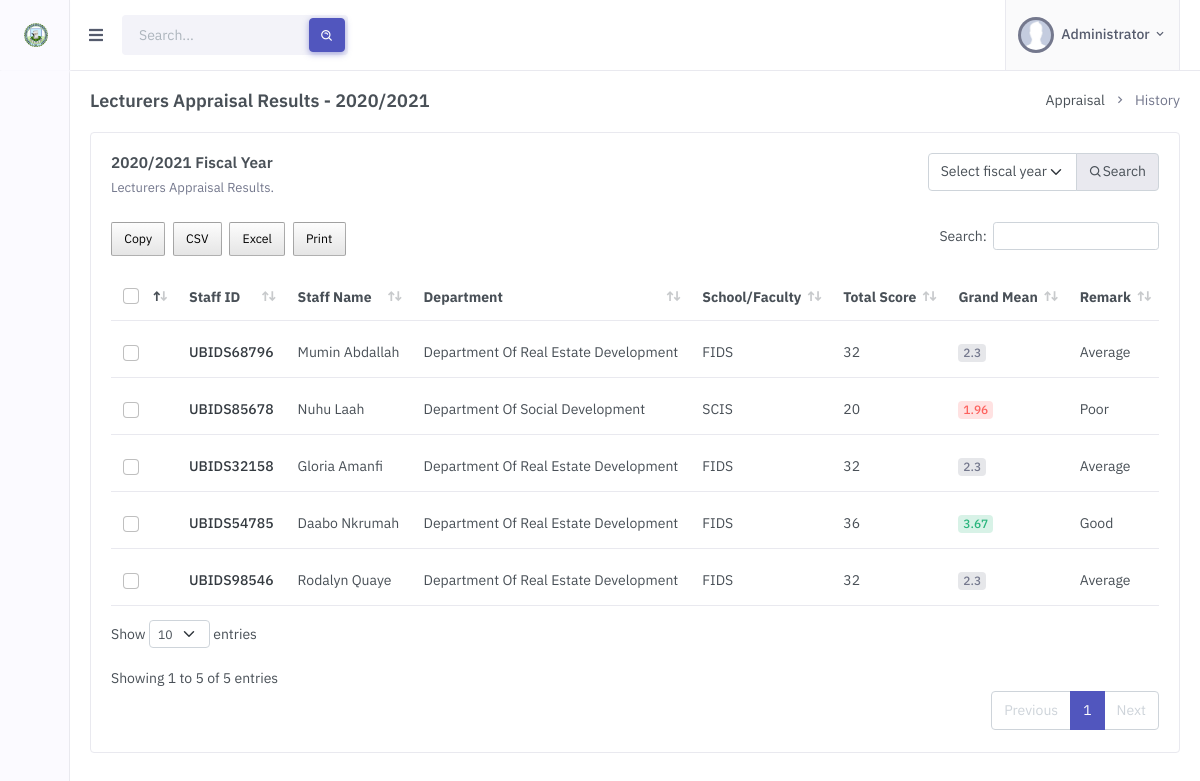
/admin/appraisal-history-lecturer.php (signed in), run on an earlier commit of the app's database.
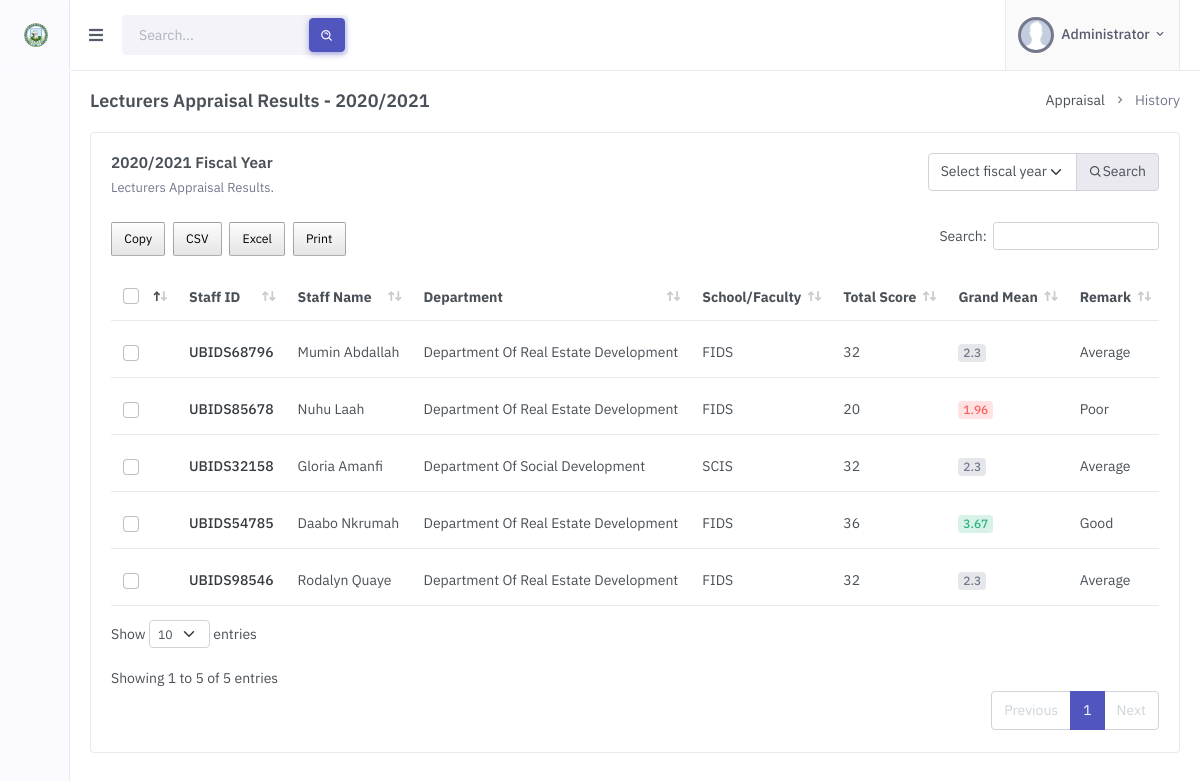
And on a later commit of the database.
### tables this page shows
CREATE TABLE `appraisal` (
  `appraisal_id` int(11) NOT NULL,
  `staff_id` int(11) NOT NULL,
  `department_id` int(11) NOT NULL,
  `fiscal_session_id` int(11) NOT NULL,
  `total_score` int(11) NOT NULL,
  `grand_mean` double NOT NULL,
  `remarks` varchar(60) NOT NULL,
  `general_comments` longtext NOT NULL
);

CREATE TABLE `departments` (
  `department_id` int(11) NOT NULL,
  `department_name` varchar(255) NOT NULL,
  `school_faculty_id` int(11) NOT NULL
);

CREATE TABLE `schools_faculties` (
  `school_faculty_id` int(11) NOT NULL,
  `school_faculty_name` varchar(255) NOT NULL,
  `acronym` varchar(50) NOT NULL
);

CREATE TABLE `staff` (
  `staff_id` int(11) NOT NULL,
  `staff_id_no` varchar(50) NOT NULL,
  `title` varchar(10) NOT NULL,
  `staff_name` varchar(50) NOT NULL,
  `sch_fac_dept_id` int(11) NOT NULL,
  `role` varchar(50) NOT NULL,
  `position` varchar(60) NOT NULL,
  `email` varchar(255) NOT NULL
);

### dbh/db_functions.php (called while the page is built, shortened)
<?php
function select_all_where($table_name, $where_field, $where_keyword) {
    global $pdo;
    $sql = "SELECT * FROM $table_name WHERE $where_field = ?";
    $stmt = $pdo->prepare($sql);
    $stmt->execute([$where_keyword]);
    $result = $stmt->fetchAll();
    return $result;
}
function select_all_desc_id_limit($table, $primary_key, $limit) {
    global $pdo;
    $sql = "SELECT * FROM $table ORDER BY $primary_key desc LIMIT $limit";
    $stmt = $pdo->prepare($sql);
    $stmt->execute();
    $result = $stmt->fetchAll();
    return $result;
}
function department_school_faculty_id($department_id) {
    global $pdo;
    $sql = "SELECT * FROM departments WHERE department_id=?";
    $stmt = $pdo->prepare($sql);
    $stmt->execute([$department_id]);
    $result = $stmt->fetchAll();
    return $result[0]['school_faculty_id'];
}
function school_faculty_acronym($school_faculty_id) {
    global $pdo;
    $sql = "SELECT * FROM schools_faculties WHERE school_faculty_id=?";
    $stmt = $pdo->prepare($sql);
    $stmt->execute([$school_faculty_id]);
    $result = $stmt->fetchAll();
    return $result[0]['acronym'];
}

### admin/appraisal-history-lecturer.php (the view, shortened to what the changed rows need)
<!doctype html>
<html lang="en">
    <head>
        <link href="../assets/libs/flatpickr/flatpickr.min.css" rel="stylesheet" type="text/css">
        <link href="../assets/libs/datatables.net-bs4/css/dataTables.bootstrap4.min.css" rel="stylesheet" type="text/css" />
        <link href="../assets/libs/datatables.net-responsive-bs4/css/responsive.bootstrap4.min.css" rel="stylesheet" type="text/css" />
        <link rel="stylesheet" href="../assets/css/buttons.dataTables.min.css">
        <link rel="stylesheet" href="../assets/css/preloader.min.css" type="text/css" />
        <link href="../assets/css/bootstrap.min.css" id="bootstrap-style" rel="stylesheet" type="text/css" />
        <link href="../assets/css/icons.min.css" rel="stylesheet" type="text/css" />
        <link href="../assets/css/app.min.css" id="app-style" rel="stylesheet" type="text/css" />
    </head>
    <body>
        <?php
            include "includes/header.inc.php";
            $search_fiscal_session_id = 0;
            if(!isset($_POST['year']) || empty($_POST['year'])) {
                $last_fiscal_session = select_all_desc_id_limit("fiscal_sessions", "fiscal_session_id", 1);
                if(count($last_fiscal_session) > 0) {
                    $search_fiscal_session_id = $last_fiscal_session[0]['fiscal_session_id'];
                }
                else {
                    echo "<script>
                            alert('No Fiscal Session found. Please add a fiscal session');
                        </script>";
                }
            }
            else {
                $search_fiscal_session_id = trim($_POST['year']);
            }
        ?>
                <div class="page-content">
                    <div class="container-fluid">
                        <div class="row">
                            <div class="col-lg-12">
                                <div class="card">
                                    <div class="card-body">
                                        <div class="table-responsive">
                                            <table class="table align-middle datatable dt-responsive table-check nowrap" style="border-collapse: collapse; border-spacing: 0 8px; width: 100%;">
                                                <thead>
                                                    <tr class="bg-transparent">
                                                        <th style="width: 30px;">
                                                            <div class="form-check font-size-16">
                                                                <input type="checkbox" name="check" class="form-check-input" id="checkAll">
                                                            </div>
                                                        </th>
                                                        <th style="width: 120px;">Staff ID</th>
                                                        <th style="width: 150px;">Staff Name</th>
                                                        <th>Department</th>
                                                        <th>School/Faculty</th>
                                                        <th>Total Score</th>
                                                        <th>Grand Mean</th>
                                                        <th>Remark</th>
                                                    </tr>
                                                </thead>
                                                <tbody>
                                                    <?php
                                                        $appraisal_results = select_all_where("appraisal", "fiscal_session_id", $search_fiscal_session_id);
                                                        if(count($appraisal_results) > 0) {
                                                            foreach ($appraisal_results as $result) {
                                                                $staff_id = $result['staff_id'];
                                                                $select_staff = select_all_where("staff", "staff_id", $staff_id);
                                                                $role = $select_staff[0]['role'];
                                                                if($role == "Lecturer") {
                                                                    $staff_id_no = $select_staff[0]['staff_id_no'];
                                                                    $staff_name = $select_staff[0]['staff_name'];
                                                                    $department_id = $result['department_id'];
                                                                    $department_name = select_all_where("departments", "department_id", $department_id)[0]['department_name'];
                                                                    $department_school_faculty_id = department_school_faculty_id($department_id);
                                                                    $total_score = $result['total_score'];
                                                                    $grand_mean = $result['grand_mean'];
                                                                    $remarks = $result['remarks'];
                                                                    $grand_mean_color = "";
                                                                    switch ($grand_mean) {
                                                                        case $grand_mean >= 3:
                                                                            $grand_mean_color = "success";
                                                                            break;
                                                                        case $grand_mean < 2:
                                                                            $grand_mean_color = "danger";
                                                                            break;
                                                                        default:
                                                                            $grand_mean_color = "secondary";
                                                                            break;
                                                                    }
                                                                    ?>
                                                                    <tr>
                                                                        <td>
                                                                            <div class="form-check font-size-16">
                                                                                <input type="checkbox" class="form-check-input">
                                                                            </div>
                                                                        </td>
                                                                        <td><span class="text-dark fw-medium"><?php echo $staff_id_no; ?></span> </td>
                                                                        <td><?php echo $staff_name; ?></td>
                                                                        <td><?php echo $department_name; ?></td>
                                                                        <td><?php echo school_faculty_acronym($department_school_faculty_id); ?></td>
                                                                        <td><?php echo $total_score; ?></td>
                                                                        <td>
                                                                            <div class="badge badge-soft-<?php echo $grand_mean_color; ?> font-size-12"><?php echo $grand_mean; ?></div>
                                                                        </td>
                                                                        <td><?php echo $remarks; ?></td>
                                                                    </tr>
                                                                    <?php
                                                                }
                                                            }
                                                        }
                                                    ?>
                                                </tbody>
                                            </table>
                                        </div>
                                    </div>
                                </div>
                            </div>
                        </div>
                    </div>
                </div>
    </body>
</html>

What changed in the data, as far as the page shows it:
changed appraisal "Poor": department.department_name "Department Of Social Development" → "Department Of Real Estate Development"; department.acronym "SCIS" → "FIDS"
changed appraisal "UBIDS32158": department.department_name "Department Of Real Estate Development" → "Department Of Social Development"; department.acronym "FIDS" → "SCIS"
